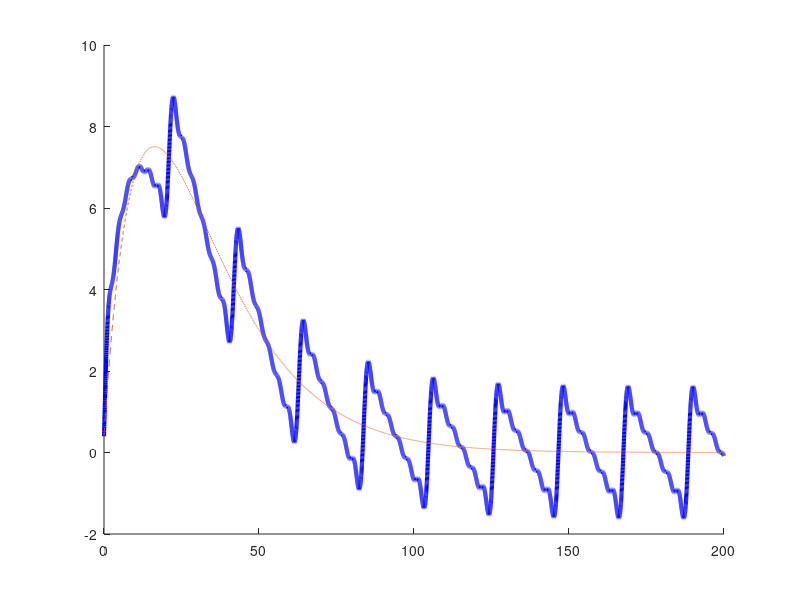

The MATLAB script that drew this image:
x = linspace(0, 200, 10000);

yp = sin(0.3*x) + 1/2 * sin(2*0.3*x) + 1/3 * sin(3*0.3*x) + 1/4 * sin(4*0.3*x) + 1/5 * sin(5*0.3*x) + 1/6 * sin(6*0.3*x);
yh = 0.4*exp(-0.06*x).*(1+3*x);
y  = yp + yh;

figure
hold on
#axis([0, 50, -5, 5])
#set(gca,'XTick',[-2*pi, -pi, 0 , pi, 2*pi])
#set(gca,'XTicklabel', {'-2$\pi$ ' '-$\pi$' '0'  '$\pi$' '2$\pi$'} )
#set(gca, 'fontsize', 30)
#set(gca,'YTick',[-10, 0, 10])
#set(gca, "xgrid", "on")
grid off
plot(x,y, 'linewidth', 3, 'color', 'blue', x, yh, '--')
print('SumaSoluciones.tex','-dtex');
